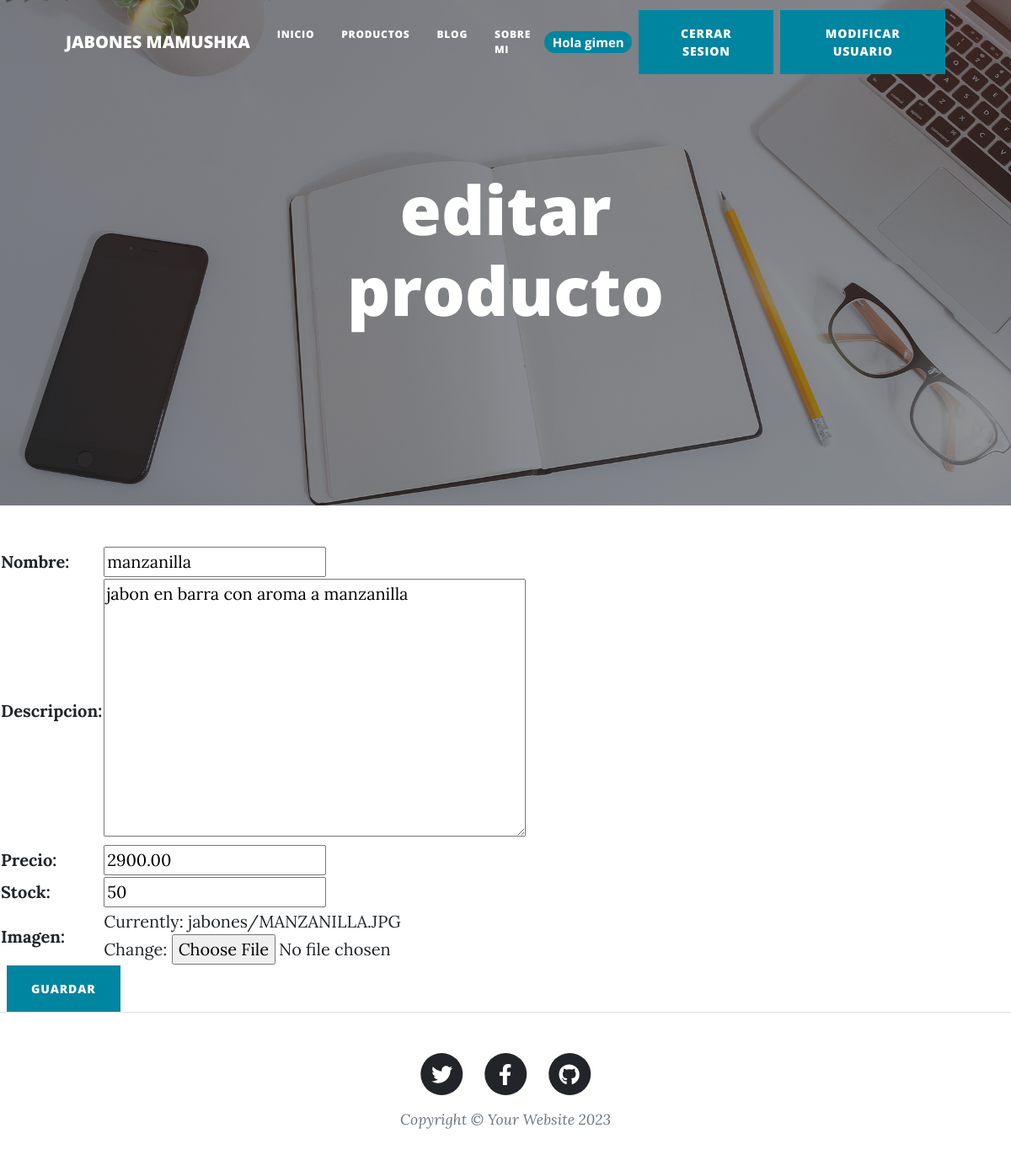
The page /appweb/EditarProductos/manzanilla (signed in) on the database its author committed.
### appweb/models.py (models this page shows)
class Producto(models.Model):
    nombre = models.CharField(max_length=100)
    descripcion = models.TextField()
    precio = models.DecimalField(max_digits=10, decimal_places=2)
    stock = models.PositiveIntegerField()
    imagen = models.ImageField(upload_to='jabones', null=True)

### appweb/views.py (the view)
# urls.py: path("EditarProductos/<producto_nombre>", editarProducto, name="EditarProductos"), #modificar los productos
@login_required
def editarProducto(request,producto_nombre):
    producto = Producto.objects.get(nombre=producto_nombre)
    if request.method == "POST":
        miFormulario = ProductoFormulario(request.POST, request.FILES)
        if miFormulario.is_valid():
            informacion = miFormulario.cleaned_data
            producto.nombre = informacion['nombre']
            producto.descripcion = informacion['descripcion']
            producto.precio = informacion['precio']
            producto.stock = informacion['stock']
            producto.imagen = informacion['imagen']
            producto.save()
            return render(request, "appweb/inicio.html")
    else:
        miFormulario= ProductoFormulario(initial={'nombre':producto.nombre, 'descripcion':producto.descripcion,'precio':producto.precio, 'stock':producto.stock, 'imagen':producto.imagen})
    return render(request, "appweb/productos/editar_producto.html",{"miFormulario":miFormulario, "resultado_producto": producto})

### appweb/forms.py
class ProductoFormulario(forms.ModelForm):
    class Meta:
        model = Producto
        fields = ['nombre', 'descripcion', 'precio', 'stock', 'imagen']

### appweb/templates/appweb/productos/editar_producto.html (shortened to what this page needs)
{% extends 'appweb/padre.html' %}
{% block titulo %}
editar producto
{% endblock%}
{% block contenido %}
<form action="" enctype="multipart/form-data"  method="POST"> {%csrf_token%}
    <table>
        {{miFormulario.as_table}}
    </table>
    <input class="btn btn-primary text-uppercase ms-2" type="submit", value="guardar"">
</form>
{% endblock %}

### appweb/templates/appweb/padre.html (shortened to what this page needs)
<!DOCTYPE html>
<html lang="en">
    <head>
        {% load static %}
        <link href="{% static 'appweb/css/styles.css' %}" rel="stylesheet" />
    </head>
    <body>
        <nav class="navbar navbar-expand-lg navbar-light" id="mainNav">
            <div class="container px-4 px-lg-5">
                <a class="navbar-brand" href="{% url 'Inicio'%}">JABONES MAMUSHKA</a>
                <div class="collapse navbar-collapse" id="navbarResponsive">
                        <ul class="navbar-nav ms-auto py-4 py-lg-0">
                            <li class="nav-item"><a class="nav-link px-lg-3 py-3 py-lg-4" href="{% url 'Inicio' %}" >Inicio</a></li>
                            <li class="nav-item"><a class="nav-link px-lg-3 py-3 py-lg-4" href="{% url 'Productos' %}">Productos</a></li>
                            <li class="nav-item"><a class="nav-link px-lg-3 py-3 py-lg-4" href="{% url 'Blog' %}">Blog</a></li>
                            <li class="nav-item"><a class="nav-link px-lg-3 py-3 py-lg-4" href="{% url 'about' %}">Sobre Mi</a></li>
                        </ul>
                        {% if user.is_authenticated %}
                        <span class="badge rounded-pill bg-primary">Hola  {{user.username}}</span>
                        <a class="btn btn-primary text-uppercase ms-2" href="{% url 'Logout' %}">Cerrar Sesion</a>
                        <a class="btn btn-primary text-uppercase ms-2" href="{% url 'EditarUsuario' %}">Modificar Usuario</a>
                        {% endif %}
                </div>
            </div>
        </nav>
        <header class="masthead" style="background-image: url('assets/img/home-bg.jpg')">
            <div class="container position-relative px-4 px-lg-5">
                <div class="row gx-4 gx-lg-5 justify-content-center">
                    <div class="col-md-10 col-lg-8 col-xl-7">
                        <div class="site-heading">
                            <h1>
                                {% block titulo %}
                                {% endblock %}
                            </h1>
                        </div>
                    </div>
                </div>
            </div>
        </header>
        {% block contenido %}
        {% endblock %}
        <footer class="border-top">
            <div class="container px-4 px-lg-5">
                <div class="row gx-4 gx-lg-5 justify-content-center">
                    <div class="col-md-10 col-lg-8 col-xl-7">
                        <ul class="list-inline text-center">
                            <li class="list-inline-item">
                                <a href="#!">
                                    <span class="fa-stack fa-lg">
                                        <i class="fas fa-circle fa-stack-2x"></i>
                                        <i class="fab fa-twitter fa-stack-1x fa-inverse"></i>
                                    </span>
                                </a>
                            </li>
                            <li class="list-inline-item">
                                <a href="#!">
                                    <span class="fa-stack fa-lg">
                                        <i class="fas fa-circle fa-stack-2x"></i>
                                        <i class="fab fa-facebook-f fa-stack-1x fa-inverse"></i>
                                    </span>
                                </a>
                            </li>
                            <li class="list-inline-item">
                                <a href="#!">
                                    <span class="fa-stack fa-lg">
                                        <i class="fas fa-circle fa-stack-2x"></i>
                                        <i class="fab fa-github fa-stack-1x fa-inverse"></i>
                                    </span>
                                </a>
                            </li>
                        </ul>
                        <div class="small text-center text-muted fst-italic">Copyright &copy; Your Website 2023</div>
                    </div>
                </div>
            </div>
        </footer>
    </body>
</html>

### rows shown on the page
Producto: nombre "manzanilla", descripcion "jabon en barra con aroma a manzanilla", precio "2900.00", stock "50"

### other values the page prints
{{ user.username }} "gimen"
